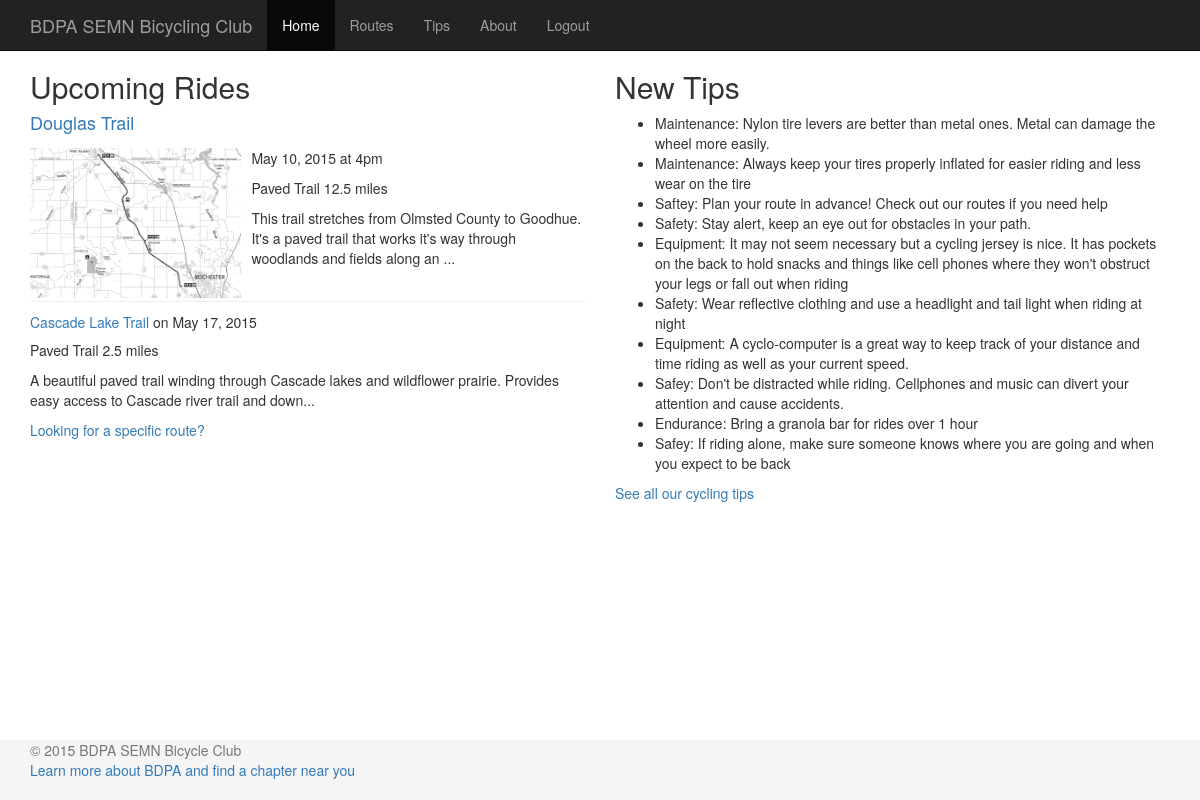
/FinalProject/index.php (signed in), run on the app's committed database.
### tables this page shows
CREATE TABLE `routes` (
  `RouteID` int(11) unsigned NOT NULL AUTO_INCREMENT,
  `UserID` int(10) unsigned NOT NULL,
  `Name` varchar(128) DEFAULT NULL,
  `Description` text,
  `Distance` float DEFAULT NULL,
  `Difficulty` varchar(10) DEFAULT NULL,
  `Type` varchar(15) DEFAULT NULL,
  `MapImageURL` varchar(255) DEFAULT NULL,
  `DateRidden` datetime NOT NULL,
  `DateAdded` datetime NOT NULL,
  PRIMARY KEY (`RouteID`),
  KEY `RouteRideOrder` (`DateRidden`,`DateAdded`,`RouteID`),
  KEY `TypeName` (`Type`,`Name`)
);

CREATE TABLE `tips` (
  `TipID` int(11) unsigned NOT NULL AUTO_INCREMENT,
  `UserID` int(11) NOT NULL,
  `Type` varchar(50) DEFAULT NULL,
  `Text` mediumtext,
  `DateAdded` datetime NOT NULL,
  PRIMARY KEY (`TipID`),
  KEY `UserID` (`UserID`,`TipID`),
  KEY `DateAdded` (`DateAdded`),
  KEY `Type` (`Type`,`DateAdded`)
);

### FinalProject/includes/route.php (called while the page is built, shortened)
<?php
function getUpcomingRoutes($rowoffset = 0, $pagesize = 9999) {
    global $mysql;
    $select = "SELECT * FROM routes ORDER BY DateRidden ASC LIMIT {$rowoffset},{$pagesize}";
    $result = $mysql->query($select);
    if($result) {
        $rows = array();
        while ($row = $result->fetch_assoc()) {
            $rows[] = $row;
        }
        return $rows;
    }
    return false;
}

### FinalProject/includes/tip.php (called while the page is built, shortened)
<?php
function getRecentTips($rowoffset = 0, $pagesize = 9999) {
    global $mysql;
    $select = "SELECT * FROM tips ORDER BY DateAdded DESC LIMIT {$rowoffset},{$pagesize}";
    $result = $mysql->query($select);
    if ($result) {
        $rows = array();
        while($row = $result->fetch_assoc()) {
            $rows[] = $row;
        }
        return $rows;
    }
    return false;
}

### FinalProject/index.php (the view, shortened to what this page needs)
<?php
    require 'dbconnect.php';
    require 'includes/route.php';
    require 'includes/tip.php';
    include 'includes/html-body-start.php';
    $newTips = getRecentTips(0,10);
    $upcomingRoutes = getUpcomingRoutes(0,4);
?>
<div class="container">
    <div class="row">
        <div class="col-md-6">
            <h2>Upcoming Rides</h2>
            <?php
                $daysUntilRide = 7 - date('N');
                $sunday = time() + ($daysUntilRide * 86400);
                foreach ($upcomingRoutes as $index => $route) {
                    if ($index == 0) {
                        echo '<h4><a href="route.php?RouteID=' . $route['RouteID'] . '">' . htmlentities($route['Name']) .  '</a></h4>';
                        echo '<div class="media">';
                        echo '<div class="media-left">';
                        if (!empty($route['MapImageURL'])) {
                            echo '<a href="route.php?RouteID=' . $route['RouteID'] . '">';
                            echo '<img class="media-object" src="' . $route['MapImageURL'] .'" height="150" />';
                            echo '</a>';
                        }
                        echo '</div>';
                        echo '<div class="media-body">';
                        echo '<p>' . date('F d, Y', $sunday) . ' at 4pm</p>';
                        echo '<p>' . htmlentities($route['Type']) . ' ' . round($route['Distance'], 1) . ' miles</p>';
                        if (strlen($route['Description']) < 120) {
                            echo '<p>' . htmlentities($route['Description']) . '</p>';
                        } else {
                            echo '<p>' . htmlentities(substr($route['Description'],0,130)) . '...</p>';
                        }
                        echo '</div>';
                        echo '</div>';
                    } else {
                        echo '<div class="route-homepage-secondary">';
                        echo '<h5><a href="route.php?RouteID=' . $route['RouteID'] . '">' . htmlentities($route['Name'])  .  '</a> on ' . date('F d, Y', $sunday) . '</h5>';
                        echo '<p>' . htmlentities($route['Type']) . ' ' . round($route['Distance'], 1) . ' miles</p>';
                        if (strlen($route['Description']) < 120) {
                            echo '<p>' . htmlentities($route['Description']) . '</p>';
                        } else {
                            echo '<p>' . htmlentities(substr($route['Description'],0,130)) . '...</p>';
                        }
                        echo '</div>';
                    }
                    $sunday += (7 * 86400);
                }
            ?>
            <p><a href="routes.php">Looking for a specific route?</a></p>
        </div>
        <div class="col-md-6">
            <h2>New Tips</h2>
            <ul>
                <?php
                foreach ($newTips as $tip) {
                    echo '<li>' . $tip['Type'] . ': ' . $tip['Text'] . '</li>';
                }
                ?>
            </ul>
            <p><a href="tips.php">See all our cycling tips</a></p>
        </div>
    </div>
</div>
<?php
    include 'includes/html-body-end.php';

### FinalProject/css/bdpa-specific.css (style rules this page uses)
html { position: relative; min-height: 100%; }
body { margin-top: 50px; margin-bottom: 60px; }
.route-homepage-secondary { border-top: 1px solid #eee; margin-top:3px; padding-top: 3px; }

### data on the page
routes: Name "Douglas Trail", MapImageURL (picture), Type "Paved Trail", Distance "12.5", Description "This trail stretches from Olmsted County to Goodhue. It's a paved trail that works it's way through woodlands and fields along an"
routes: Name "Cascade Lake Trail", Type "Paved Trail", Distance "2.5", Description "A beautiful paved trail winding through Cascade lakes and wildflower prairie. Provides easy access to Cascade river trail and down"
tips: Type "Maintenance", Text "Nylon tire levers are better than metal ones. Metal can damage the wheel more easily."
tips: Type "Maintenance", Text "Always keep your tires properly inflated for easier riding and less wear on the tire"
tips: Type "Saftey", Text "Plan your route in advance! Check out our routes if you need help"
tips: Type "Safety", Text "Stay alert, keep an eye out for obstacles in your path."
tips: Type "Equipment", Text "It may not seem necessary but a cycling jersey is nice. It has pockets on the back to hold snacks and things like cell phones where they won't obstruct your legs or fall out when riding"
tips: Type "Safety", Text "Wear reflective clothing and use a headlight and tail light when riding at night"
tips: Type "Equipment", Text "A cyclo-computer is a great way to keep track of your distance and time riding as well as your current speed."
tips: Type "Safey", Text "Don't be distracted while riding. Cellphones and music can divert your attention and cause accidents."
tips: Type "Endurance", Text "Bring a granola bar for rides over 1 hour"
tips: Type "Safey", Text "If riding alone, make sure someone knows where you are going and when you expect to be back"

### other printed values
$label "Home"
$label "Routes"
$label "Tips"
$label "About"
$label "Logout"
